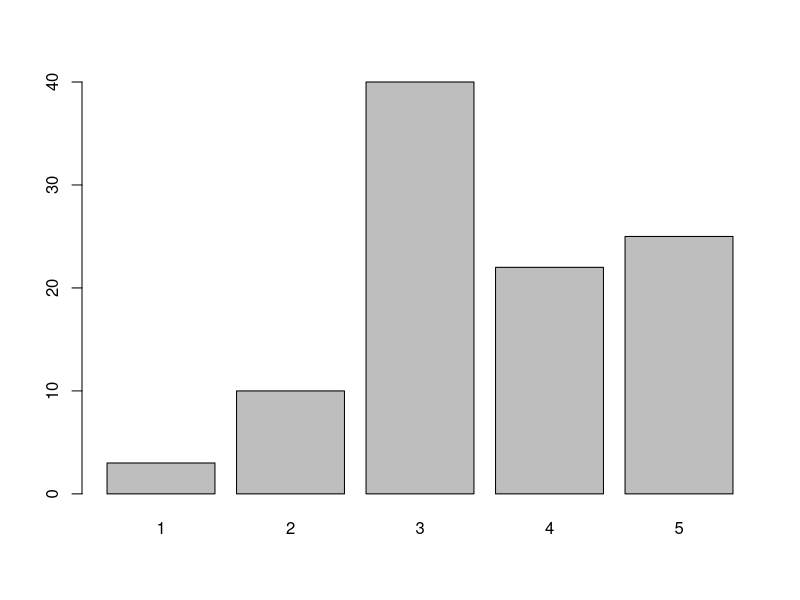
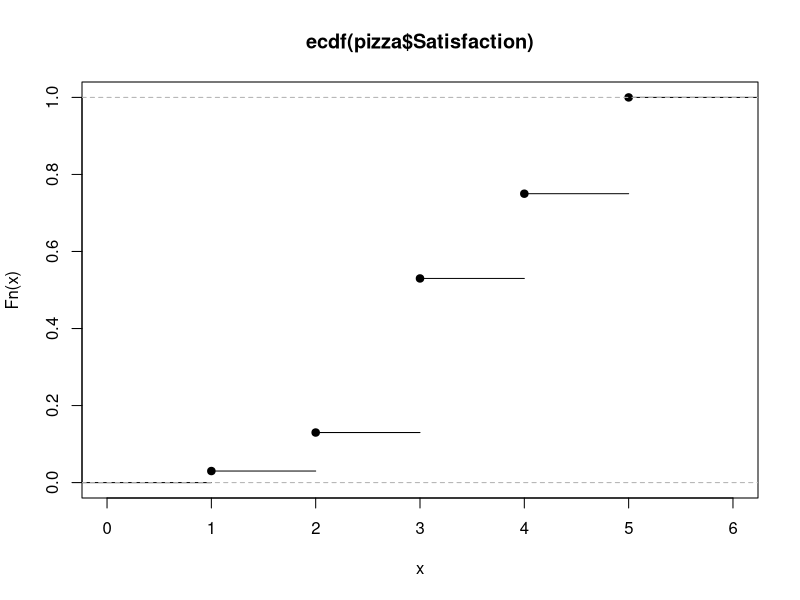
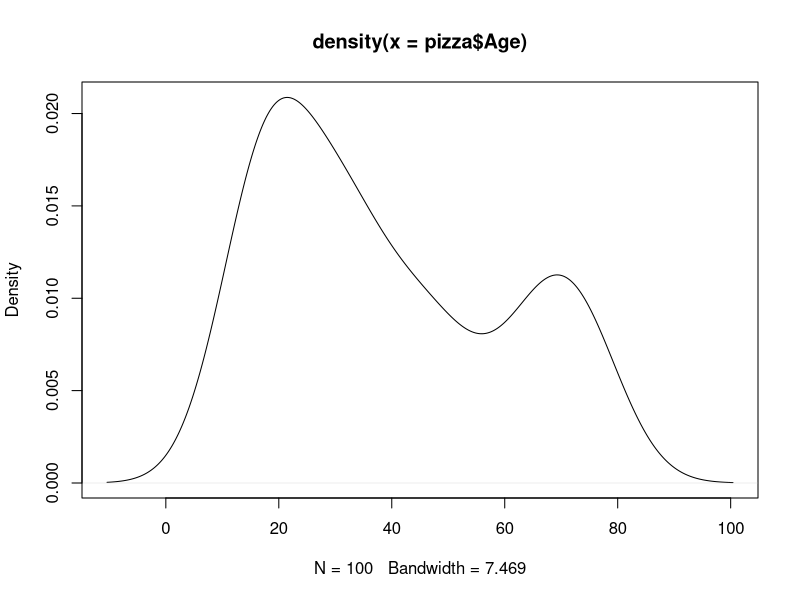
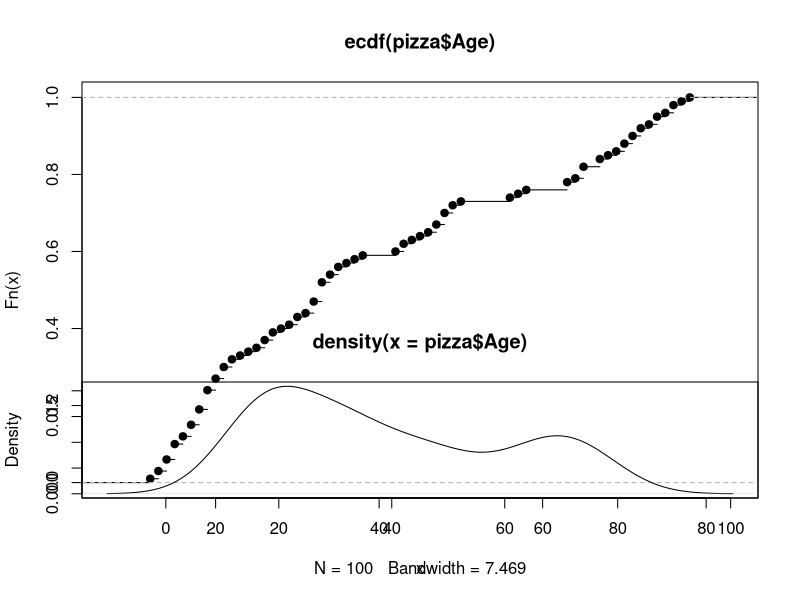
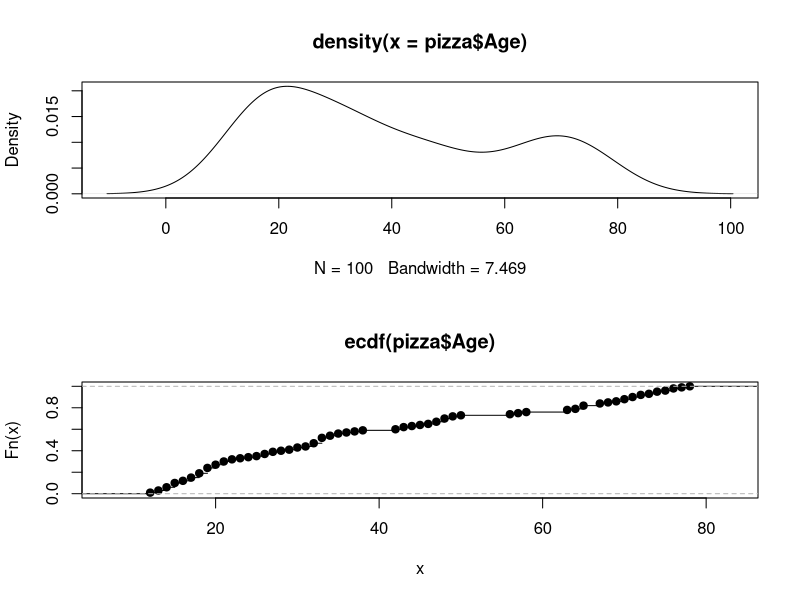
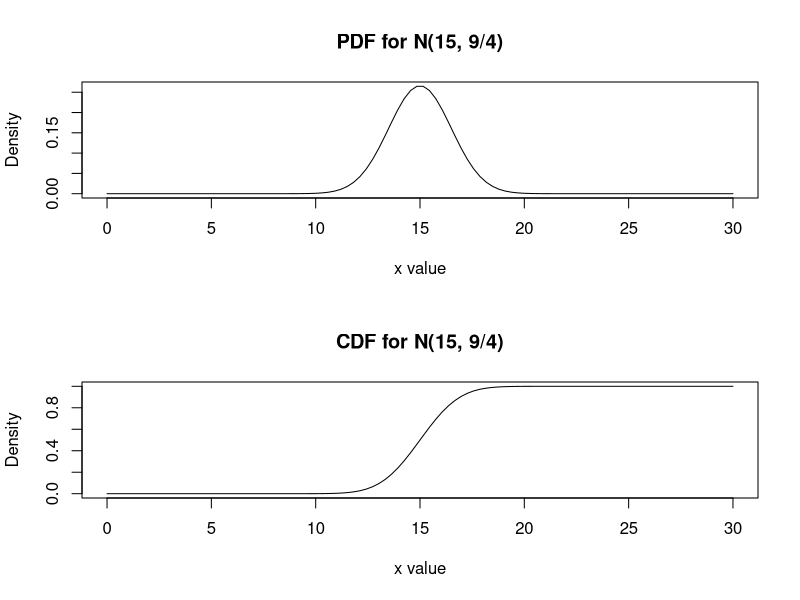
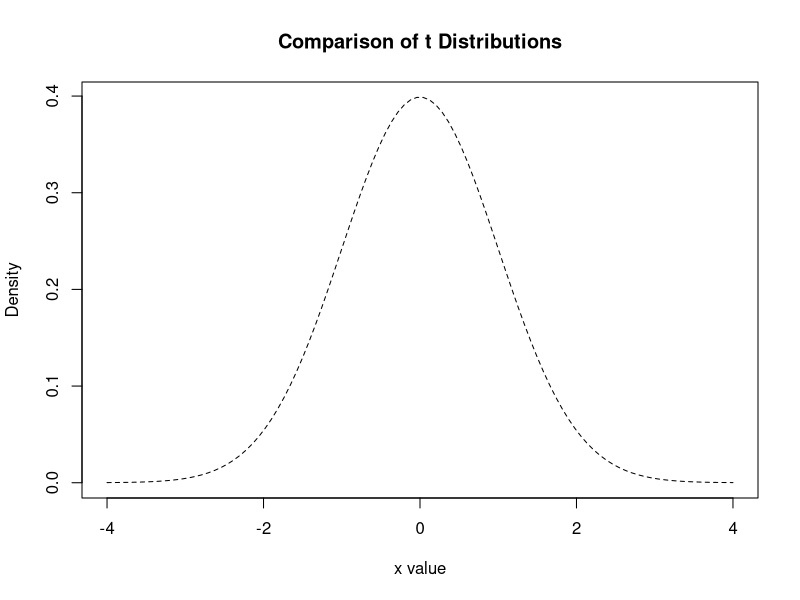
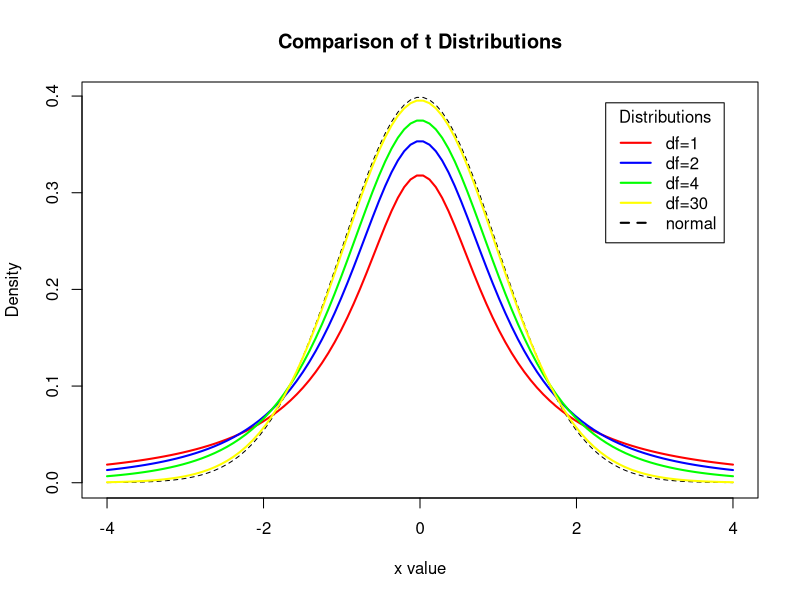

Write the R code that produced these figures, in order.
###################################################################
#           Statistics and Explaratoroty Data Analysis            #
#                        Laboratory 1                             #
#                 Random variables, pdf, cdf functions            #
###################################################################


#Set English in R
Sys.setenv(LANG = "en")

#Set working directory
setwd("C:\\Users\\mchle\\Mój dysk\\SEDA\\2022\\#1") #Desktop

###################################################################
#PDF and CDF#######################################################
###################################################################
#Exercise 1:
#Use data on consumers’ satisfaction and age from the file „pizza.csv”.
#Create the pdf and cdf functions for variables satisfaction and age. 
#What is the probability that the consumers are younger than 40?
#What is the share of the consumers that are younger than 40?

#load the data
pizza <- read.csv('Pizza.csv', 
                  header=TRUE, 
                  sep=",", 
                  dec=".") 


#Create the pdf and cdf fuctions for variables satisfaction and age. 
#pdf for discrete variable: satisfaction
pdf1 <- table(pizza$Satisfaction)
barplot(pdf1)

#cdf for discrete variable: satisfaction
c1 <-  ecdf(pizza$Satisfaction)
plot(c1)
?ecdf


#pdf for continous variable: age
pdf2 <- density(pizza$Age) 
plot(pdf2) 

#cdf for continous variable: age
c2 <-  ecdf(pizza$Age)
plot(c2)

#What is the probabiliy that the consumers are younger than 40?
#What is the share of the consumers that are younger than 40?
#combine the pdf and cdf plots and answer
resetPar <- function() {
    dev.new()
    op <- par(no.readonly = TRUE)
    dev.off()
    op
}
par(resetPar())


par(new=TRUE,mfrow = c(2, 1))
plot(pdf2)
plot(pdf2)
plot(c2)


###################################################################
###DISCRETE DISTRIBUTIONS###
###################################################################
#Exercise 2: Binomial distribution
#Calculate the probablity of obtaining 0 heads in 4 coin tossing.
#We have k=0 successes in 4 trials in which p=1/2
dbinom(0, 4, 0.5)

#What are the chances of receiving more than 3 heads in 4 coin tossing?
#we can derive the whole distribution
#there are 4 trials, so the number of successes can be: 0,1,2,3,4 and 
#the respective probabilities are:
probs <-  dbinom(0:4, 4, 0.5)
data.frame(0:4, probs) 

#we can also calculate cdf at 3
1-pbinom(3, 4, 0.5)
#or cdf for each value
cdf <- pbinom(0:4, 4, 0.5)
data.frame(0:4, cdf) 


#Exercise 3: Poisson distribution
#Consider a population of raisin buns for which there are an average of
#3 raisins per bun, i.e. lambda = 3. The number of raisins in
#a particular bun is uncertain; the possible numbers of raisins are 0, 1, 2, . . .
#Calculate the probability of finding exactly 2 raisins in a bun. 
#What are the chances of finding more than 3 raisins in a bun?

#Probability of finding exactly 2 raisins in a bun
#We need to calculate the probability that exactly k=2 events occur in a bun, 
#when we know that on average there are 3 raisins in a bun (lambda=3)
dpois(0, 3)

#Probability of finding more than 3 raisins in the bun
#We need to calculate the probability that we find more than 3 raisins, i.e. 4,5,6, .... 
#It is easier to calculate the probability of finding at most 3 raisins and substract it from 1 

#Let's calculate the probability that we find at most 3 raisins, i.e. 0,1,2,or 3 raisins
#We can do that by calculating cdf at 3
ppois(3, 3) -> a
#then the chances of finding more than 3 raisins in a bun are
1-a 

###################################################################
###CONTINOUS DISTRIBUTIONS###
###################################################################
#Exercise 4: Normal distribution
#Consider a farmer who sells apples in wooden boxes.
#The weights of the boxes vary and are assumed to be normally distributed 
#with miu=15 kg and sigma^2=9/4 kg2. 
#The farmer wants to avoid customers being unsatisfied because the boxes are
#too low in weight. He therefore asks the following question: 
#What is the probability that a box with a weight of 10 to 15 kg is sold?
#Answer this question by making relevent calculations and by using pdf and cdf graphs.

#We need to calculate the probability that the box weights in between 10-15kg
#We can do that by calculating the probability that a box is less than 15 kg
#and than it is less than 10 kg and subsrtracting these values
#The probability that a box is less than 15 kg is a cdf at 15
b <- pnorm(15, 15, sqrt(9/4) )
b
#The probability that a box is less than 10 kg is cdf at 10
c <- pnorm(10, 15, sqrt(9/4) )
c
#and the probability that a box with a weight of 10 to 15 kg is
b-c

#Answer this question graphically generate a graph of pdf 
X1 <- seq(0, 30, length=100) #define values the wieght of the box may take
pdf_norm <- dnorm(X1, 15, sqrt(9/4) ) #calculate pdf for these values assuming N(15,9/4)
cdf_norm <- pnorm(X1, 15, sqrt(9/4) ) #calculate cdf for these value assuming N(15,9/4)

#plot the pdf
plot(X1, pdf_norm, type="l", lty=1, xlab="x value", 
     ylab="Density", main="PDF for N(15, 9/4)")

#plot the cdf
plot(X1, cdf_norm, type="l", lty=1, xlab="x value",
     ylab="Density", main="CDF for N(15, 9/4)")


#Exercise 5: Student's t distribution
# Display the Student's t distributions with 1,2,4 and 30
# degrees of freedom and compare it to the normal distribution

#Let's start with standard normal distribution
X2 <- seq(-4, 4, length=100) #define x values, generates a vector (list, array) between +4 and -4
pdfx <- dnorm(X2) #calculate pdf (values of pdf for each those elements in vector)

par(mfrow = c(1, 1)) #set the plotting window to display one graph
plot(X2, pdfx, type="l",lty=2, xlab="x value",
     ylab="Density", main="Comparison of t Distributions")

#Now let's do the same for Student's t distribution
t1 <- dt(X2, df = 1) #calculate pdf
t2 <- dt(X2, df = 2) #calculate pdf
t3 <- dt(X2, df = 4) #calculate pdf
t4 <- dt(X2, df = 30) #calculate pdf

#colors and labels
colors <- c("red", "blue", "green", "yellow", "black")
labels <- c("df=1", "df=2", "df=4", "df=30", "normal")


#add these to the graph to st. normal
plot(X2, pdfx, type="l",lty=2, xlab="x value",
     ylab="Density", main="Comparison of t Distributions")
    lines(X2, t1, col="red", lwd=2)
    lines(X2, t2, col="blue", lwd=2)
    lines(X2, t3, col="green", lwd=2)
    lines(X2, t4, col="yellow", lwd=2)
    
#can also add legend
#define colors and labels
colors <- c("red", "blue", "green", "yellow", "black")
labels <- c("df=1", "df=2", "df=4", "df=30", "normal")
    
#add legend
    legend("topright", inset=.05, title="Distributions", 
    labels, lwd=2, lty=c(1, 1, 1, 1, 2), col=colors)

###################################################################
###FITTING DISTRIBUTIONS###
###################################################################
#Exercise 6: Log-normal distribution
#Create 1000 random sampling from log-normal distribution. 
#Verify the values of the parameters of the distribution.

# create random sampling from log-normal distribution
#let' assume that our sample should have a mean of 1 and standard deviation of 1 (parameters)
set.seed(123)
logx <- rlnorm(1000,1,1)
# estimate parameters
library(MASS)
fitdistr(logx, "lognormal")


#Exercise 7: Fitting and comparing distributions of random variables
#Use data on air quality avialable in R. 
#Use variable describing temperature in New York 
#and fit its distribution assuming:
#(1) normal distribution; 
#(2)log-normal distribution; 
#(3)gamma distribution
library(datasets)
database <- airquality
str(database) #check the variables in the dataset
#plot distribution of temperature data
#install.packages("fitdistrplus")
library(fitdistrplus)
plotdist(database$Temp, histo = TRUE, demp = TRUE)
#fit the distributions
fit_n <- fitdist(database$Temp, "norm")
fit_ln <- fitdist(database$Temp, "lnorm")
fit_g  <- fitdist(database$Temp, "gamma")
summary(fit_n)
summary(fit_ln)
summary(fit_g)
#plot the results
plot.legend <- c("normal", "lognormal", "gamma")
denscomp(list(fit_n, fit_ln, fit_g), legendtext = plot.legend)
cdfcomp (list(fit_n, fit_ln, fit_g), legendtext = plot.legend)
